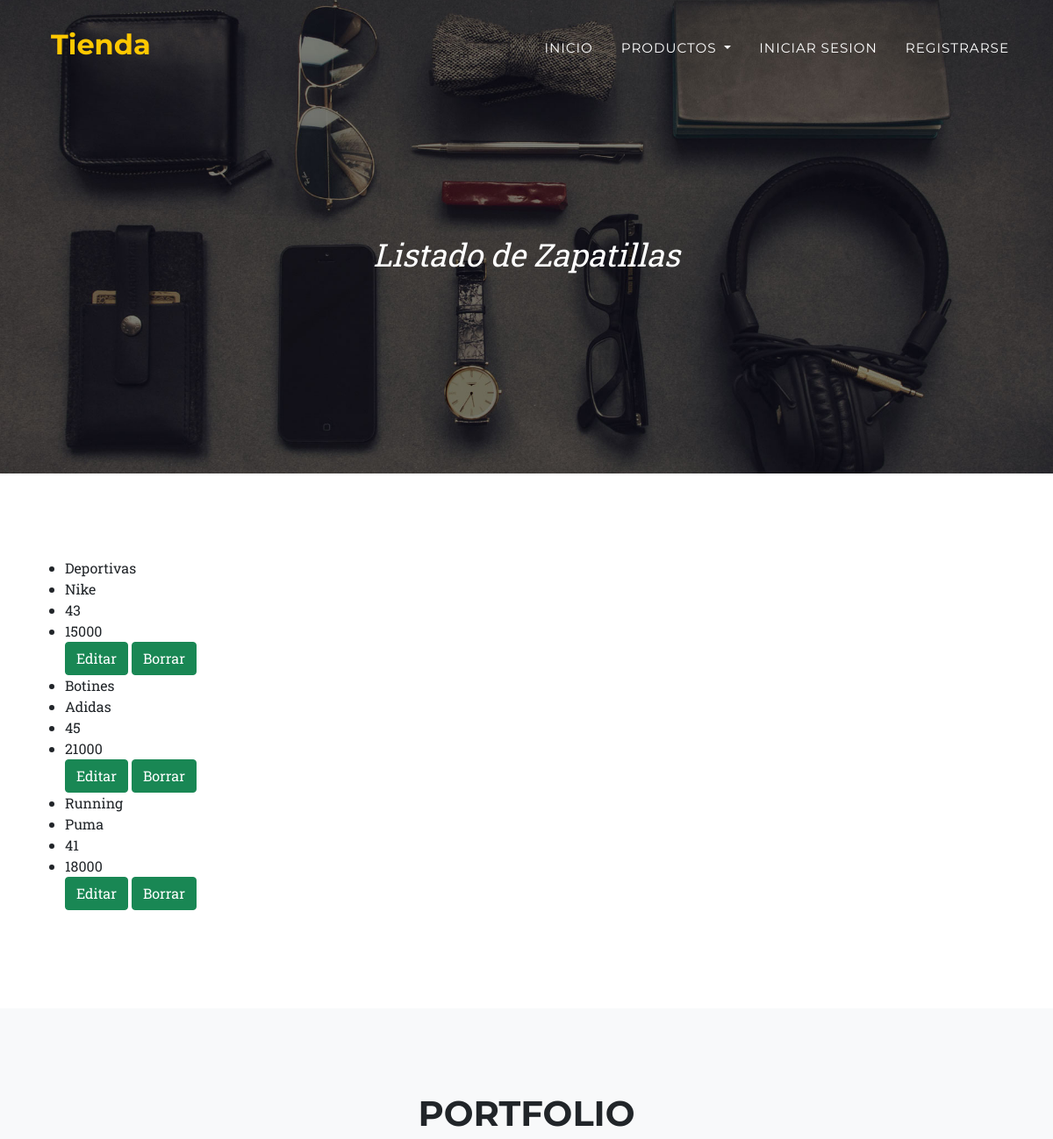
The app's page /AppTienda/leerZapatillas/ (upper part), older data.
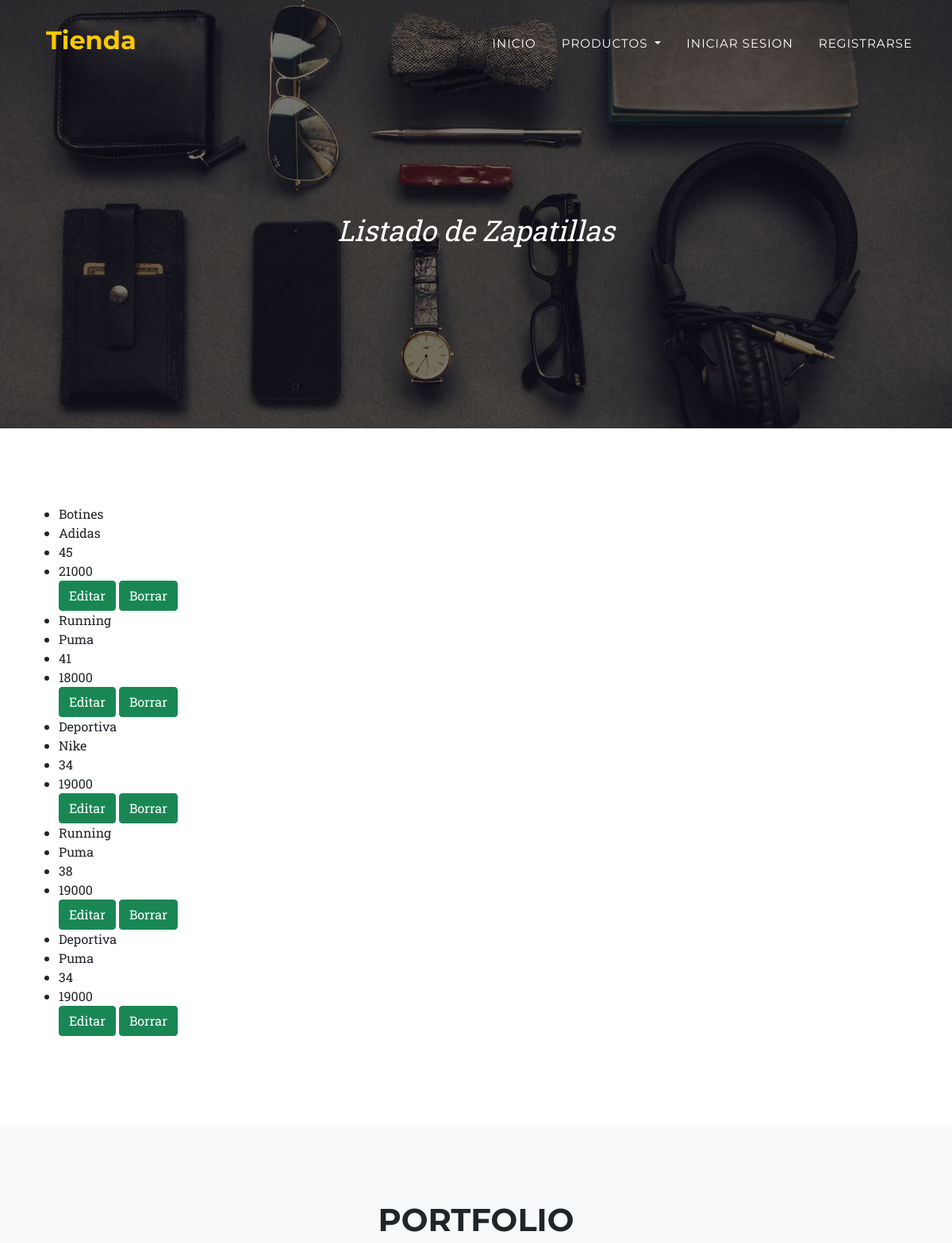
The same page, newer data.
### AppTienda/models.py (models this page shows, shortened)
class Zapatilla(models.Model):
    modelo=models.CharField(max_length=50)
    marca=models.CharField(max_length=50)
    talle=models.IntegerField()
    precio=models.IntegerField()

### AppTienda/views.py (the view)
# urls.py: path('leerZapatillas/', leerZapatillas, name="leerZapatillas"),
def leerZapatillas(request):
    zapatillas=Zapatilla.objects.all()
    return render(request, "AppTienda/leerZapatillas.html", {"zapatillas":zapatillas})

### AppTienda/templates/AppTienda/leerZapatillas.html
{% extends "AppTienda/Principal.html" %}
{% load static %}
{% block titulo %}
    <div class="container">
        <div class="masthead-subheading">Listado de Zapatillas</div>
    </div>
{% endblock %}
{% block resultados %}
{% if zapatillas %}
<ul>
    {% for zapatilla in zapatillas %}
        <li>{{zapatilla.modelo}}</li>
        <li>{{zapatilla.marca}}</li>
        <li>{{zapatilla.talle}}</li>
        <li>{{zapatilla.precio}}</li>
        <a class="btn btn-success" href="{% url 'editarZapatilla' zapatilla.id %}">Editar</a>
        <a class="btn btn-success" href="{% url 'eliminarZapatilla' zapatilla.id %}">Borrar</a>
        <br>
    {% endfor %}
</ul>
{% else %}
    <p>No se encontraron zapatillas de esa marca</p>
{% endif %}
{% endblock %}

### AppTienda/templates/AppTienda/Principal.html (shortened to what this page needs)
<!DOCTYPE html>
<html lang="en">
    <head>
        {% load static %}
        <link href="{% static 'AppTienda/css/styles.css' %}" rel="stylesheet" />
    </head>
    <body id="page-top">
        <nav class="navbar navbar-expand-lg navbar-dark fixed-top" id="mainNav">
            <div class="container">
                <h2><a class="nav-link" href="{% url 'inicio' %}"> Tienda </a></h2>
                <div class="collapse navbar-collapse" id="navbarResponsive">
                    <ul class="navbar-nav text-uppercase ms-auto py-4 py-lg-0">
                        <li class="nav-item"><a class="nav-link" href="{% url 'inicio' %}">Inicio</a></li>
                        <li class="nav-item dropdown">
                            <a class="nav-link dropdown-toggle" href="#" id="navbarDropdownMenuLink" role="button" data-bs-toggle="dropdown" aria-expanded="false">
                            Productos
                            </a>
                        </li>
                            {% if user.is_authenticated %}
                            <h4>Hola {{ user.username }}</h4>
                        <li class="nav-item"><a class="nav-link" href="{% url 'logout' %}">Desloguearse</a></li>
                        <li class="nav-item"><a class="nav-link" href="{% url 'editarPerfil' %}">Editar Perfil</a></li>
                        {% else %}
                        <li class="nav-item"><a class="nav-link" href="{% url 'login' %}">Iniciar Sesion</a></li>
                        <li class="nav-item"><a class="nav-link" href="{% url 'register' %}">Registrarse</a></li>
                        {% endif %}
                    </ul>
                </div>
            </div>
        </nav>
        <header class="masthead">
            <div class="container">
                {% block titulo %}
                {% endblock %}
            </div>
        </header>
        <section class="page-section" id="services">
            <div class="container">
                {% block resultados %}
                {% endblock %}
            </div>
        </section>
        <section class="page-section bg-light" id="portfolio">
            <div class="container">
                <div class="text-center">
                    <h2 class="section-heading text-uppercase">Portfolio</h2>
                </div>
            </div>
        </section>
    </body>
</html>

Row changes from the older to the newer data that the page shows:
removed Zapatilla: modelo "Deportivas", marca "Nike", talle "43", precio "15000"
added Zapatilla: modelo "Deportiva", marca "Nike", talle "34", precio "19000"
added Zapatilla: modelo "Running", marca "Puma", talle "38", precio "19000"
added Zapatilla: modelo "Deportiva", marca "Puma", talle "34", precio "19000"
